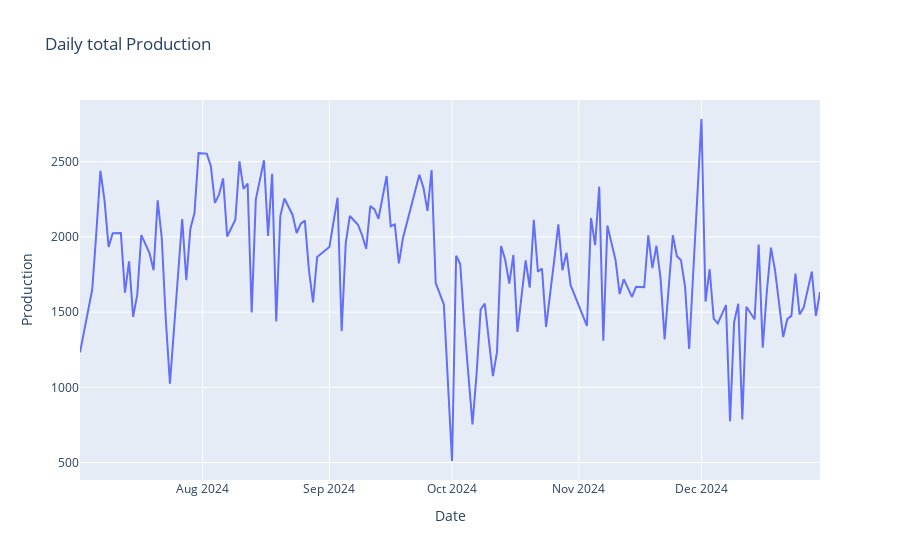

Source (notebook cell):
### Markdown cell above
##### 🔷 Plot Daily Total Production Using a Line Chart

### Code cell
fig1= px.line(daily_prod, 
               x='Date',
            y= 'Production',
            title='Daily total Production',
            
            )
fig1.show()

### Figure 1 — Plotly figure (JSON) as saved in the notebook; plotly's stock layout.template omitted (floating-point values rounded to 4 significant figures; data arrays with more than 128 entries replaced by an {"elided": "..."} marker saying what was removed)
{"data": [{"hovertemplate": "Date=%{x}<br>Production=%{y}<extra></extra>", "legendgroup": "", "line": {"color": "#636efa", "dash": "solid"}, "marker": {"symbol": "circle"}, "mode": "lines", "name": "", "orientation": "v", "showlegend": false, "type": "scatter", "x": {"elided": "150 str values"}, "xaxis": "x", "y": {"elided": "150 int values"}, "yaxis": "y"}], "layout": {"legend": {"tracegroupgap": 0}, "title": {"text": "Daily total Production"}, "xaxis": {"anchor": "y", "domain": [0, 1], "title": {"text": "Date"}}, "yaxis": {"anchor": "x", "domain": [0, 1], "title": {"text": "Production"}}}}
